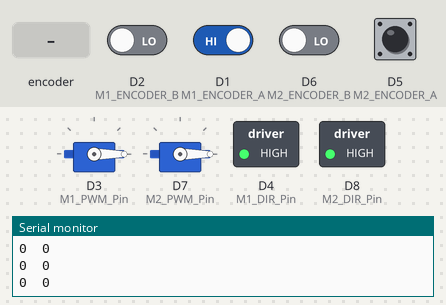
Recording of a sketch running on a simulated ESP8266 (NodeMCU). On the bench: 2 × servo, switched loads named in the sketch (green lamp = pin HIGH), the last lines printed to the serial monitor. The inputs (shaded band) are chosen by the test bench; at power-on: D1 (M1_ENCODER_A), D5 (M2_ENCODER_A) HIGH, D2 (M1_ENCODER_B), D6 (M2_ENCODER_B) LOW. Pins used as bus, display or sensor lines are not drawn.

Above: at 1.2 s.
1.3 s: rotary encoder on D1 (M1_ENCODER_A) / D2 (M1_ENCODER_B) turned 3 steps (first pin leading)
3.4 s: rotary encoder on D1 (M1_ENCODER_A) / D2 (M1_ENCODER_B) turned 1 step (first pin leading)
At 5.51 s:
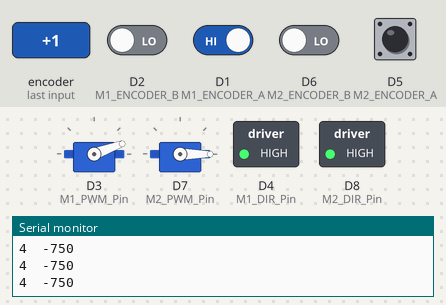
6.4 s: rotary encoder on D1 (M1_ENCODER_A) / D2 (M1_ENCODER_B) turned 3 steps (first pin leading)
At 6.62 s:
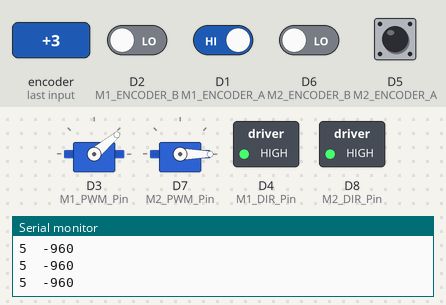
9.4 s: rotary encoder on D1 (M1_ENCODER_A) / D2 (M1_ENCODER_B) turned 1 step (first pin leading)
At 10.6 s:
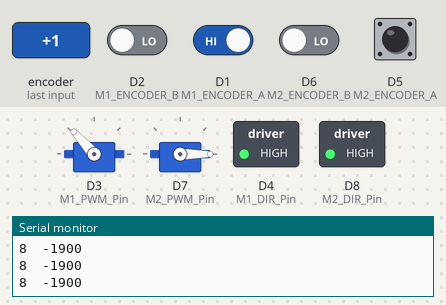
12.4 s: D5 (M2_ENCODER_A) pulsed LOW 5 times (0.12 s each, 0.3 s apart)
At 13.54 s:
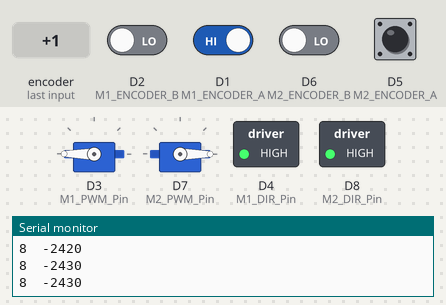
15.4 s: D5 (M2_ENCODER_A) pulsed LOW 2 times (0.12 s each, 0.3 s apart)
Timing chart, 0 to 21.0 s (numbered marks = the images above; inputs shaded):
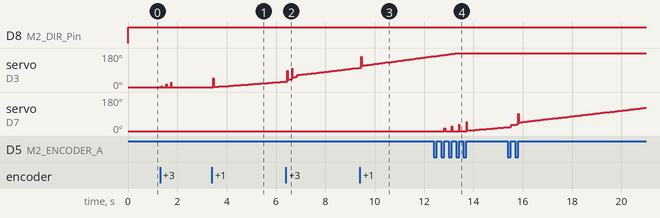

The sketch:

motorControler.ino
```cpp
#include <Servo.h>
#include <FastPID.h>

#define Kp 10// Proportional constant
#define Ki 1.25// Integral Constant
#define Kd 0.8// Derivative Constant
#define Hz 60
#define MaxOutput 5000 //can go  up to 20k

#define M1_ENCODER_A D1
#define M1_ENCODER_B D2
#define M1_PWM_Pin D3
#define M1_DIR_Pin D4
volatile long int M1_encoder_count = 0; // stores the current encoder count
long int M1_motor_pwm_value = 0; // after PID computation data is stored in this variable.
FastPID M1_pid_controller(Kp, Ki, Kd, Hz, 10, true);
int M1_pid_SetPoint;
Servo M1_PWM;


#define M2_ENCODER_A D5
#define M2_ENCODER_B D6
#define M2_PWM_Pin D7
#define M2_DIR_Pin D8
volatile long int M2_encoder_count = 0; // stores the current encoder count
long int M2_motor_pwm_value = 0; // after PID computation data is stored in this variable.
FastPID M2_pid_controller(Kp, Ki, Kd, Hz, 16, true);
int M2_pid_SetPoint;
Servo M2_PWM;


void ICACHE_RAM_ATTR M1_encoder();
void ICACHE_RAM_ATTR M2_encoder();


void setup() {
  Serial.begin(9600);
  Serial.setTimeout(50);

  // for the M1 motor
  pinMode(M1_ENCODER_A, INPUT);
  pinMode(M1_ENCODER_B, INPUT);
  pinMode(M1_DIR_Pin, OUTPUT);
  attachInterrupt(digitalPinToInterrupt(M1_ENCODER_A), M1_encoder, RISING);
  M1_pid_SetPoint = 0;
  M1_PWM.attach(M1_PWM_Pin);

  // for the M2 motor
  pinMode(M2_ENCODER_A, INPUT);
  pinMode(M2_ENCODER_B, INPUT);
  pinMode(M2_DIR_Pin, OUTPUT);
  pinMode(M2_PWM_Pin, OUTPUT);
  attachInterrupt(digitalPinToInterrupt(M2_ENCODER_A), M2_encoder, RISING);
  M2_pid_SetPoint = 0;
  M2_PWM.attach(M2_PWM_Pin);
}


void loop() {

  M1_motor_pwm_value = map(M1_pid_controller.step(M1_pid_SetPoint, M1_encoder_count), -500, 500, -MaxOutput, MaxOutput);//can go up to 20k
  if (M1_motor_pwm_value > 0 ) {
    M1_PWM.writeMicroseconds(abs(M1_motor_pwm_value));
    digitalWrite(M1_DIR_Pin, LOW);

  }
  else {
    M1_PWM.writeMicroseconds(abs(M1_motor_pwm_value));
    digitalWrite(M1_DIR_Pin, HIGH);
  }


  M2_motor_pwm_value = map(M2_pid_controller.step(M2_pid_SetPoint, M2_encoder_count), -500, 500, -MaxOutput, MaxOutput);
  if (M2_motor_pwm_value > 0 ) {
    M2_PWM.writeMicroseconds(abs(M2_motor_pwm_value));
    digitalWrite(M2_DIR_Pin, LOW);

  }
  else {
    analogWrite(M2_PWM_Pin, abs(M2_motor_pwm_value));
     M2_PWM.writeMicroseconds(abs(M2_motor_pwm_value));
    digitalWrite(M2_DIR_Pin, HIGH);
  }


  Serial.print(M1_encoder_count);
  Serial.print("\t");
  Serial.println(M1_motor_pwm_value);
  /*
    Serial.print("\t");
    Serial.print(M2_encoder_count);
    Serial.print("\t");
    Serial.println(M2_motor_pwm_value);
  */


  if (Serial.available() > 0) { // this is supposed to be its own interupt routine
    String MotorName = Serial.readStringUntil(',');
    String FunctionName = Serial.readStringUntil(',');
    //Serial.println(MotorName);

    if (MotorName == "M1") {
      if (FunctionName == "ENCODER_REQUEST") {
        Serial.println(M1_encoder_count);
      }
      else if (FunctionName == "RESET_ENCODER") {
        //Serial.println("OK");
        M1_encoder_count = 0;
      }
      else if (FunctionName == "SET_POS") {
        //Serial.println("OK");
        M1_pid_SetPoint =  Serial.readStringUntil(';').toInt();
        //Serial.print(M1_pid_SetPoint);
        //Serial.println(";");
      }
    }

    else if (MotorName == "M2") {
      if (FunctionName == "ENCODER_REQUEST") {
        Serial.println(M2_encoder_count);
      }
      else if (FunctionName == "RESET_ENCODER") {
        //Serial.println("OK");
        M2_encoder_count = 0;
      }
      else if (FunctionName == "SET_POS") {
        //Serial.println("OK");
        M2_pid_SetPoint =  Serial.readStringUntil(';').toInt();
        //Serial.print(M2_pid_SetPoint);
        //Serial.println(";");
      }
    }
  }


}


/*
  void serialEvent() {// this is the serial interupt, it will handle the Serial Data

  String MotorName = Serial.readStringUntil(',');
  String FunctionName = Serial.readStringUntil(',');
  Serial.println(MotorName);

  if (MotorName == "M1") {
    if (FunctionName == "ENCODER_REQUEST") {
      Serial.println(M1_encoder_count);
    }
    else if (FunctionName == "RESET_ENCODER") {
      //Serial.println("OK");
      M1_encoder_count = 0;
    }
    else if (FunctionName == "SET_POS") {
      //Serial.println("OK");
      M1_pid_SetPoint =  Serial.readStringUntil(';').toInt();
      //Serial.print(M1_pid_SetPoint);
      //Serial.println(";");
    }
  }

  else if (MotorName == "M2") {
    if (FunctionName == "ENCODER_REQUEST") {
      Serial.println(M2_encoder_count);
    }
    else if (FunctionName == "RESET_ENCODER") {
      //Serial.println("OK");
      M2_encoder_count = 0;
    }
    else if (FunctionName == "SET_POS") {
      //Serial.println("OK");
      M2_pid_SetPoint =  Serial.readStringUntil(';').toInt();
      //Serial.print(M2_pid_SetPoint);
      //Serial.println(";");
    }
  }


  }

*/
//{Name},ENCODER_REQUEST,
//{Name},RESET_ENCODER,
//{Name},SET_POS,{pos};


void M1_encoder() {
  if (digitalRead(M1_ENCODER_B) == HIGH)
    M1_encoder_count--; // increment the count
  else // else decrease the count
    M1_encoder_count++; // decrement the count
}


void M2_encoder() {
  if (digitalRead(M2_ENCODER_B) == HIGH)
    M2_encoder_count--; // increment the count
  else // else decrease the count
    M2_encoder_count++; // decrement the count
}
```
